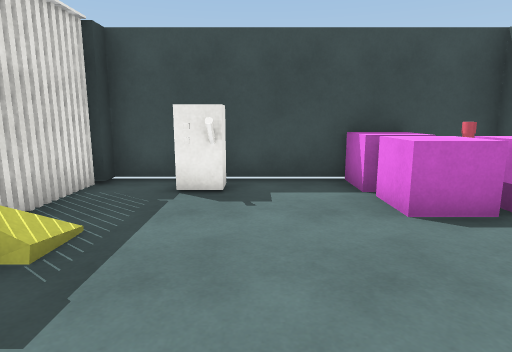
View 1 (above)

12 first-person views from a walk through a scene from a Unity 3-D project. The camera is 1.3 m above the floor, tilts 10° down and sees 75° across. Doors are open. The floor is counted in squares, 1 m on a side. Each view is taken from the middle of a square. On the plan, view 1 faces up. The plan holds only what a view shows up to about 14 squares ahead; the rest is blank. The place goes on beyond the plan. Surface patterns are stand-ins for the level's own textures.

View 2
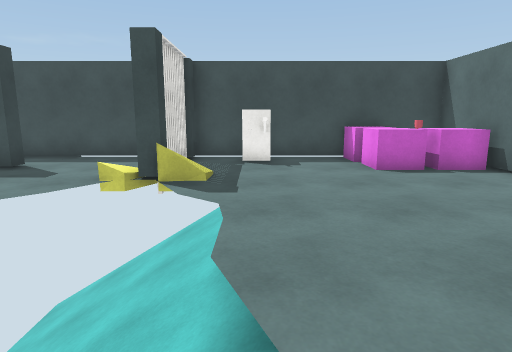

View 3
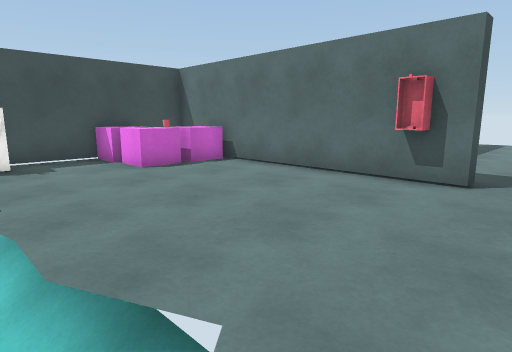

View 4
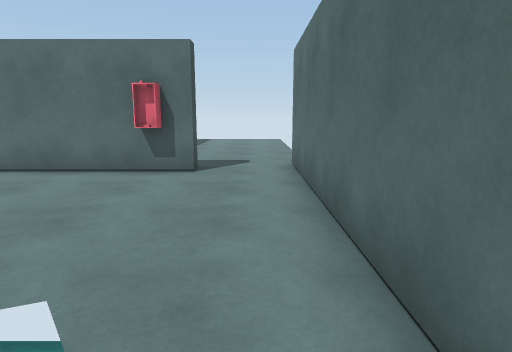

View 5
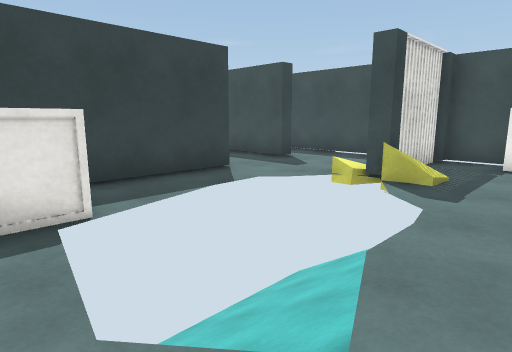

View 6
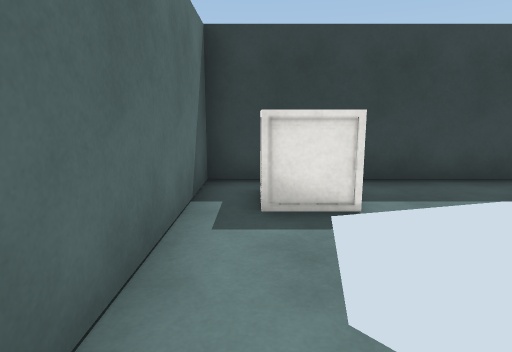

View 7
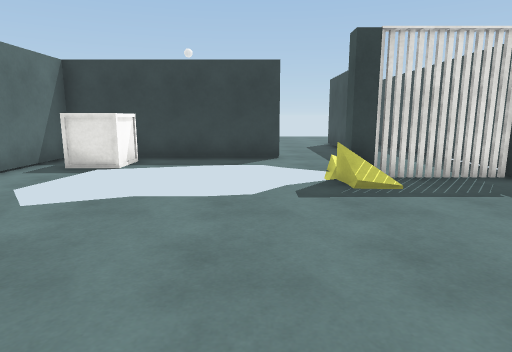

View 8
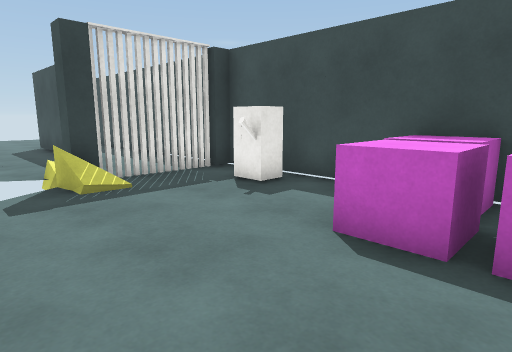

View 9
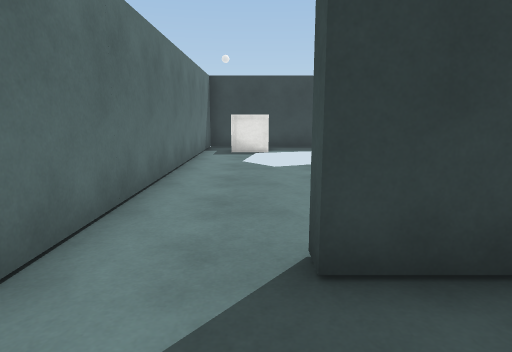

View 10
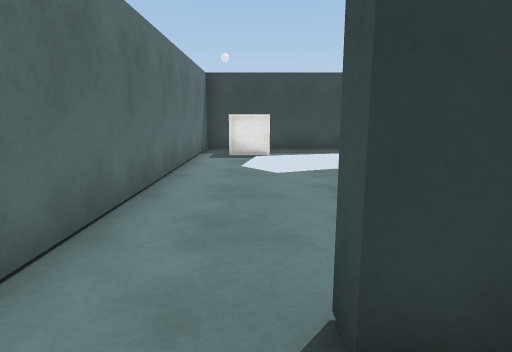

View 11
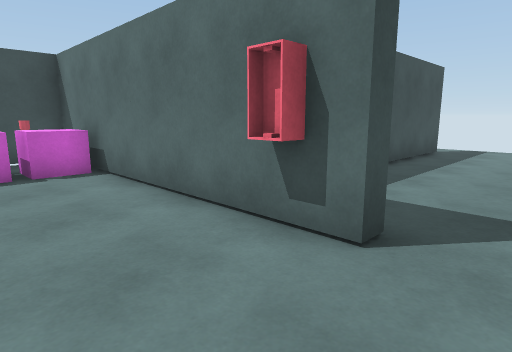

View 12
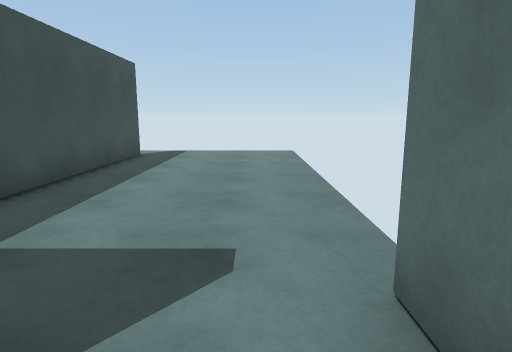

### Floor plan
Key: @ floor where view 1 was taken; # wall or solid block; . floor; D open door; ^ raised ledge; v drop or lower ground; T thing the floor can be seen under or through; O other object.
Columns run from 7 left of view 1 to 17 right of it. Each row starts with its distance up from view 1.
  7 #############
  6  ...T.O..OO##
  5 #...T.O..OOO#
  4  ...T....OOO#
  3  ..vO.......#
  2 #..vv.......#
  1 #.vvvv......#
  0 #.vvvv.@....#   #######..
 -1 #.vvvv......#............
 -2 #..v  v.....#............
 -3 #^^vvv......D............
 -4 ##^.........D............
 -5 ############D#...........

Where each view was taken, in squares from view 1:
view 1: 0 up, 0 right, facing up
view 2: 4 down, 1 left, facing up
view 3: 4 down, 2 left, facing up-right
view 4: 4 down, 3 left, facing right
view 5: 4 down, 0 right, facing up-left
view 6: 4 down, 0 right, facing left
view 7: 1 up, 4 right, facing left
view 8: 1 up, 4 right, facing up-left
view 9: 3 down, 8 right, facing left
view 10: 3 down, 7 right, facing left
view 11: 4 down, 2 right, facing up-right
view 12: 4 down, 4 right, facing right
